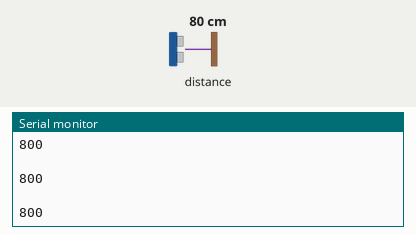
Simulated run of this sketch. Board: Arduino Uno, built with avr-gcc and run on an emulated ATmega328P. On the bench: the last lines printed to the serial monitor. The inputs (shaded band) are chosen by the test bench; at power-on: distance to the obstacle 80 cm.

Above: at 1.2 s.
1.3 s: distance to the obstacle set to 2 cm
At 2.4 s:
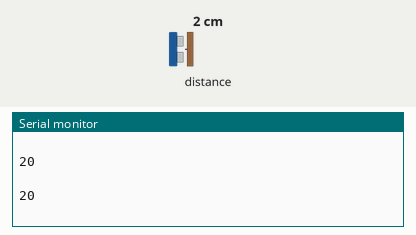
2.8 s: distance to the obstacle set to 4 cm
At 3.9 s:
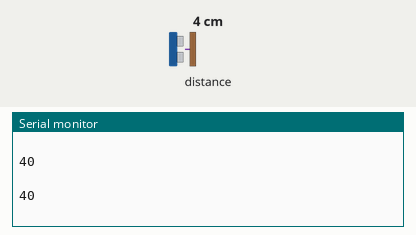
Timing chart, 0 to 5.8 s (numbered marks = the images above; inputs shaded):
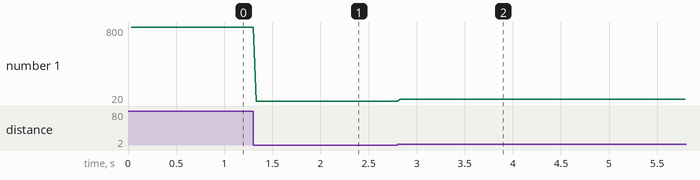

The sketch:

high_eff_tof.ino
```cpp
// HIGH ACCURACY VL53L0X CODE

#include <Adafruit_VL53L0X.h>

Adafruit_VL53L0X lox = Adafruit_VL53L0X();

void setup() {
  Serial.begin(115200);

  if (!lox.begin()) {
    Serial.println(F("Failed to boot VL53L0X"));
    while(1);
  }

  // high efficiency setup
  // if (Status == VL53L0_ERROR_NONE) {
  //   Status = VL53L0_SetLimitCheckValue(pMyDevice,  VL53L0_CHECKENABLE_SIGNAL_RATE_FINAL_RANGE, (FixPoint1616_t)(0.25*65536));
  // }
  // if (Status == VL53L0_ERROR_NONE) {
  //   Status = VL53L0_SetLimitCheckValue(pMyDevice, VL53L0_CHECKENABLE_SIGMA_FINAL_RANGE, (FixPoint1616_t)(18*65536));
  // }
  // if (Status == VL53L0_ERROR_NONE) {
  //   Status = VL53L0_SetMeasurementTimingBudgetMicroSeconds(pMyDevice, 200000);
  // }

  lox.setMeasurementTimingBudgetMicroSeconds(100000);
}

void loop() {
  VL53L0X_RangingMeasurementData_t measure;
  lox.rangingTest(&measure, false); // pass in 'true' to get debug data printout!

  int distMeasured = 0;
  if (measure.RangeStatus != 4) {  // phase failures have incorrect data
    distMeasured = measure.RangeMilliMeter;
  }

  // Serial.print('Distance: ');
  Serial.println(distMeasured);
  // Serial.print(' mm    Time:');
  // Serial.println(millis());
  // Serial.println(' s');
  Serial.println(' ');
}
```

Measured:
- after the input at 1.3 s, the serial monitor: prints a new line at once (image 1)
- after the input at 2.8 s, the serial monitor: prints a new line at once (image 2)
- plotted number 1: 800 → 20 after the input at 1.3 s, 20 → 40 after the input at 2.8 s
